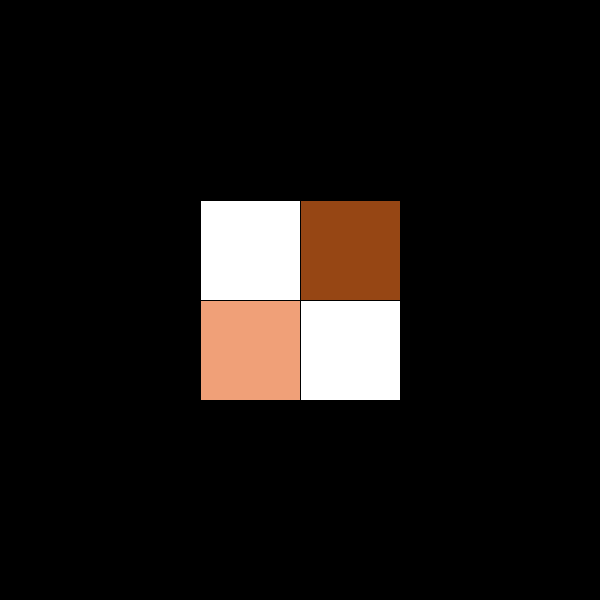
Frame 1 (no input)
Frame 60 (the mouse pressed at the canvas centre just before this capture): identical to frame 1, image omitted
Frame 120 (the mouse held since frame 60 and released just before this capture): identical to frame 1, image omitted

The Processing sketch that drew this single still picture (run headless with seeded random() and noise(); from frame 60 on, the mouse is pressed at the canvas centre):

// Processing sketch: processing_88139
// ── processing_88139.pde

color randomColor;

void setup(){
  size(600,600);
  background(235,220,180);
}

void draw(){
    
  float Z = dist(pmouseX, pmouseY, mouseX, mouseY);
  
  background(randomColor);
  stroke(0);
  noFill();
  line(200,200-mouseY/3,200,400+mouseY/3);
  line(300,200-mouseY/3,300,400+mouseY/3);
  line(400,200-mouseY/3,400,400+mouseY/3);
  line(200-mouseX/3,200,400+mouseX/3,200);
  line(200-mouseX/3,300,400+mouseX/3,300);
  line(200-mouseX/3,400,400+mouseX/3,400);
  noStroke();
  fill(255-Z*2,255-Z*4,255-Z*4);
  rect(201,201,99,99);
  rect(301,301,99,99);
  fill(150-Z*2,70+Z*2,20+Z*2);
  rect(301,201,99,99);
  fill(240-Z*2,160-Z*2,120+Z*2);
  rect(201,301,99,99);
}

void mouseReleased(){
  randomColor= color(random(255),random(255),random(255));
}
